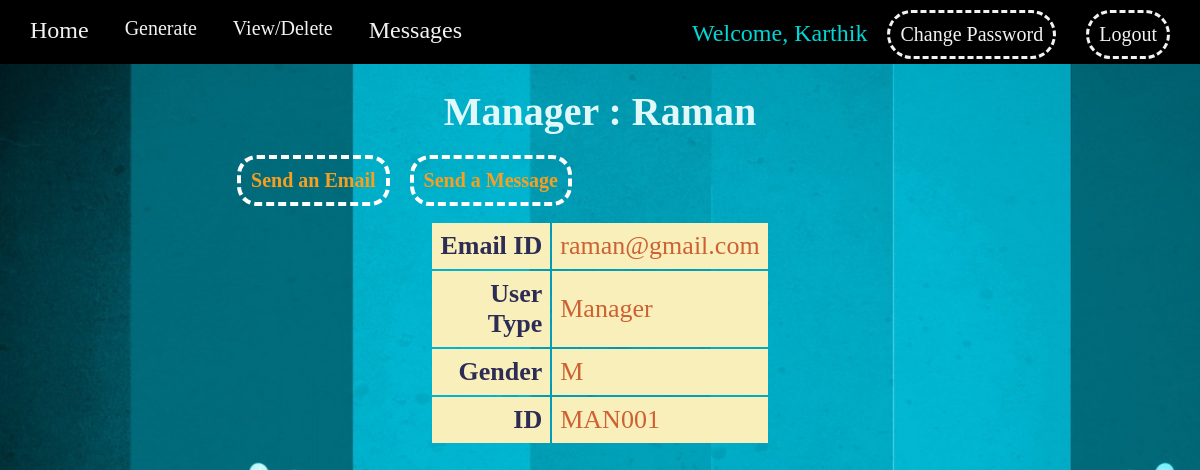
The app's page /users/profile/3 (signed in) with its own data.
### users/models.py (models this page shows, shortened)
class User(AbstractBaseUser, PermissionsMixin):  # PermissionsMixin to include the permission parameters of User model
	email = models.EmailField(unique=True,default=None,null = False)
	name = models.CharField(max_length=20,null=True,default="")
	is_staff = models.BooleanField(default=False)
	is_superuser = models.BooleanField(default=False)
	USERNAME_FIELD = "email"   # Email is used as the username
	EMAIL_FIELD = "email"
	REQUIRED_FIELDS = ["name"]       # Username and password are automatically required fields
	class Meta:
		ordering = ["email"]
		verbose_name = "user"
	objects = UserManager()    # Declaring the Manager Class

class EmployeeID(models.Model):
	emp_id = models.CharField(max_length=10, primary_key=True, default=None)
	emp_type = models.CharField(max_length=10, null=False, default=None)
	creator = models.ForeignKey(User, related_name="id_creator", on_delete=models.CASCADE, default=None, null=True)
	assignee = models.ForeignKey(User, related_name="id_assignee", on_delete=models.SET_NULL, default=None, null=True)
	class Meta:
		ordering = ["emp_id"]
		verbose_name = "employee id"
	def __str__(self):
		return self.emp_id

### users/views.py (the view, shortened to what this page needs)
# urls.py: path('profile', ViewUserProfile.as_view(), name="ViewProfile"),
@method_decorator(login_required, name='dispatch')
class ViewUserProfile(View):
	template = "users/Profile.html"
	resolve_gender = {"M":"Male","F":"Female"}
	def get(self, request, user_id, *args, **kwargs):
		try:
		    targetUser = list(User.objects.filter(id=user_id))[0]        # User to be displayed
		except IndexError:
		    messages.add_message(request, messages.ERROR, "User Could Not Be Found!")
		    return HttpResponseRedirect(reverse('home'))
		targetGroup=list(Group.objects.filter(user=targetUser))[0].name   # Group of user to be displayed
		try:
			if(targetGroup=="CustomerPrivilege"):
				if(request.user.has_perm('users.can_view_customer')):
					targetSpecific = list(Customer.objects.filter(instance=targetUser))[0]  # Customer instance
					typ = "Customer"
					gender = self.resolve_gender[targetSpecific.gender]
					person_id = "Not Applicable"
				else:
					raise ValueError('Permission Denied')
			elif(targetGroup=="ManagerPrivilege"):
				if(request.user.has_perm('users.can_view_employee')):
					targetSpecific = list(Manager.objects.filter(instance=targetUser))[0]  # Manager Instance
					typ = "Manager"
					gender = targetSpecific.gender
					person_id = targetSpecific.emp_id
				else:
					raise ValueError('Permission Denied')
			cont = {"Name":targetUser.name,
		        	"Email":targetUser.email,
		        	"Gender":gender,
		        	"Type":typ,
		        	"ID":person_id,
		        	"UserID":targetUser.id}
		except ValueError as prob:
				val = request.user.get_all_permissions()
				messages.add_message(request, messages.SUCCESS, 'Permission Denied')
				return HttpResponseRedirect(reverse('home'))
		return render(request,self.template,context=cont)

### users/templatetags/extra_tags.py (called while the page is built)
@register.filter(name='has_group')
def has_group(user, group_name):
    group = Group.objects.get(name=group_name)
    if group in user.groups.all():
    	return True
    else:
    	return False

### users/templates/users/Profile.html (shortened to what this page needs)
{% extends "users/base.html" %}
{% block content %}
<center><label class="descriptor">{{Type}} : {{Name}}</label></center>
<center><a href="/messages/open-conv/{{UserID}}" class="sendMess" >Send a Message</a>
<a href="mailto:{{Email}}?&body=Contacted through RoomBooking-Webiste" class="sendMess depend">Send an Email</a></center>
<center><table class="UserDisplay" border="0">
<tr>
<th>Email ID</th>
<td>{{Email}}</td>
</tr>
<tr>
<th>User<br />Type </th>
<td>{{Type}}</td>
</tr>
<tr>
<th>Gender </th>
<td>{{Gender}}</td>
</tr>
<tr>
<th>ID</th>
<td>{{ID}}</td>
</tr>
</table></center>
{% endblock %}

### users/templates/users/base.html (shortened to what this page needs)
<html>
<head>
{% load static %}
{% load extra_tags %}
<link rel="stylesheet" type="text/css" href="{% static 'messenger/style.css' %}">
</head>
<body>
<div class="topbar">
<a class="left" href="/" style="margin-left:20px;">Home</a>
{% if user.is_authenticated %}
{% if request.user|has_group:"CustomerPrivilege" %}    <!Customer User!>
<div class="dropdown left">
<a class="dropbtn">View/Modify</a>
<div class="dropdown-content">
<a href=""></a>
<a href="/cust/manage-reserve">Reservations</a>
</div>
</div>
<div class="dropdown left">
<a class="dropbtn">Reserve</a>
<div class="dropdown-content"><a href=""></a>
<a href=""></a>
<a href="/cust/find-slot">Room-Slot</a>
</div>
</div>
{% else %}                                      <!Admin User!>
<div class="dropdown left">
<a class="dropbtn">Generate</a>
</div>
<div class="dropdown left">
<a class="dropbtn">View/Delete</a>
</div>
{%endif%}
<a class="left" href="/messages/view-messages">Messages</a>
<a href="/users/logout" class="right rounded" >Logout</a>
<a href="/users/change-pwd" class="right rounded" >Change Password</a>
<label class="right welcome">Welcome, {{request.user.name}}</label>
{%endif%}
</div>
{% block content %}
{% endblock %}
</body>
</html>

### messenger/static/messenger/style.css (style rules this page uses)
html { color:green; }
body { background-attachment:fixed; background-image:url("Images/mainBackground.png"); background-repeat:no-repeat; background-size:cover; }
.topbar { position:fixed; width:100%; left:0; top:0; z-index:99; margin-top:0px; background-color: #000000; overflow: visible; height:8% }
label.welcome { color:#00d8d6; font-size:24px; font-face:Helvetica; padding:10px; margin:10px; }
.topbar a { color: #f2f2f2; text-align: center; padding: 10px 10px 10px 10px; text-decoration: none; font-family:Georgia; overflow:visible; }
.left { float:left; font-size:24px; margin-top:7px; margin-right:16px; }
.dropbtn { float:left; color: #f2f2f2; text-align: center; padding: 10px 10px 10px 10px; text-decoration: none; font-size: 20px; font-family:Georgia; overflow:visible; }
.dropdown { position: relative; display: inline-block; }
.rounded { font-size: 20px; border-style:dashed; border-radius:30px; padding:2px; margin-right:30px; margin-top:10px; }
.right { float:right; }
label.descriptor { position: relative; top: 80px; font-weight:bold; margin-top:60px; font-family:Halvetica; font-size:40px; z-axis = 1; color:#dff9fb; }
table.UserDisplay { margin-top:14%; }
table.UserDisplay td { font-size:26px; font-family:Georgia; padding:8px; text-align:left; color:#cd6133; background-color:#F8EFBA; }
table.UserDisplay th { color:#2c2c54; font-size:26px; font-family:Georgia; padding:8px; text-align:right; background-color:#F8EFBA; }
a.sendMess { float:right; background-color:transparent; border-style:dashed; border-color:#ffffff; border-width:4px; border-radius:20px; font-size:20px; font-family:calibri; padding:10px; border-width:4px; color:#F79F1F; font-weight:bold; text-decoration:none; margin-top:100px; margin-right:620px; }
a.sendMess.depend { margin-right:20px; }

### records on screen
User: user.name "Karthik"
EmployeeID: emp_type "Manager", emp_id "MAN001"
User: name "Raman", email "raman@gmail.com"

### other values on screen
{{ Gender }} "M"
